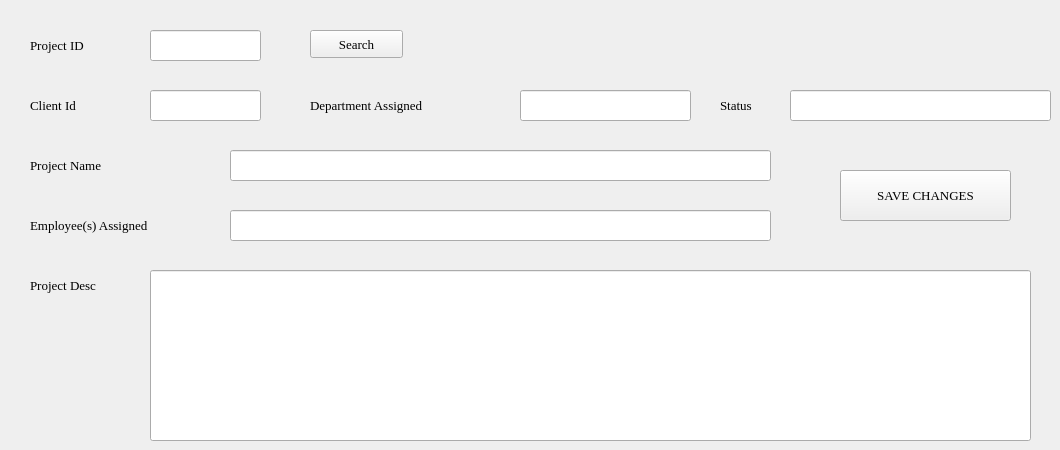
      <widget class="QWidget" name="tab_7">
       <attribute name="title">
        <string>Search and Edit Project</string>
       </attribute>
       <widget class="QLabel" name="label_41">
        <property name="geometry">
         <rect>
          <x>30</x>
          <y>30</y>
          <width>91</width>
          <height>31</height>
         </rect>
        </property>
        <property name="font">
         <font>
          <family>Georgia</family>
          <pointsize>10</pointsize>
         </font>
        </property>
        <property name="text">
         <string>Project ID</string>
        </property>
       </widget>
       <widget class="QLineEdit" name="lineEdit_39">
        <property name="geometry">
         <rect>
          <x>150</x>
          <y>30</y>
          <width>111</width>
          <height>31</height>
         </rect>
        </property>
        <property name="font">
         <font>
          <family>Georgia</family>
          <pointsize>10</pointsize>
         </font>
        </property>
        <property name="text">
         <string/>
        </property>
       </widget>
       <widget class="QPushButton" name="pushButton_3">
        <property name="geometry">
         <rect>
          <x>310</x>
          <y>30</y>
          <width>93</width>
          <height>28</height>
         </rect>
        </property>
        <property name="font">
         <font>
          <family>Georgia</family>
          <pointsize>10</pointsize>
         </font>
        </property>
        <property name="text">
         <string>Search</string>
        </property>
       </widget>
       <widget class="QLineEdit" name="lineEdit_60">
        <property name="geometry">
         <rect>
          <x>150</x>
          <y>90</y>
          <width>111</width>
          <height>31</height>
         </rect>
        </property>
        <property name="font">
         <font>
          <family>Georgia</family>
          <pointsize>10</pointsize>
         </font>
        </property>
        <property name="text">
         <string/>
        </property>
       </widget>
       <widget class="QLabel" name="label_63">
        <property name="geometry">
         <rect>
          <x>30</x>
          <y>90</y>
          <width>91</width>
          <height>31</height>
         </rect>
        </property>
        <property name="font">
         <font>
          <family>Georgia</family>
          <pointsize>10</pointsize>
         </font>
        </property>
        <property name="text">
         <string>Client Id</string>
        </property>
       </widget>
       <widget class="QLineEdit" name="lineEdit_61">
        <property name="geometry">
         <rect>
          <x>230</x>
          <y>150</y>
          <width>541</width>
          <height>31</height>
         </rect>
        </property>
        <property name="font">
         <font>
          <family>Georgia</family>
          <pointsize>10</pointsize>
         </font>
        </property>
        <property name="text">
         <string/>
        </property>
       </widget>
       <widget class="QLabel" name="label_64">
        <property name="geometry">
         <rect>
          <x>30</x>
          <y>150</y>
          <width>111</width>
          <height>31</height>
         </rect>
        </property>
        <property name="font">
         <font>
          <family>Georgia</family>
          <pointsize>10</pointsize>
         </font>
        </property>
        <property name="text">
         <string>Project Name</string>
        </property>
       </widget>
       <widget class="QLineEdit" name="lineEdit_62">
        <property name="geometry">
         <rect>
          <x>520</x>
          <y>90</y>
          <width>171</width>
          <height>31</height>
         </rect>
        </property>
        <property name="font">
         <font>
          <family>Georgia</family>
          <pointsize>10</pointsize>
         </font>
        </property>
        <property name="text">
         <string/>
        </property>
       </widget>
       <widget class="QLabel" name="label_65">
        <property name="geometry">
         <rect>
          <x>310</x>
          <y>90</y>
          <width>181</width>
          <height>31</height>
         </rect>
        </property>
        <property name="font">
         <font>
          <family>Georgia</family>
          <pointsize>10</pointsize>
         </font>
        </property>
        <property name="text">
         <string>Department Assigned</string>
        </property>
       </widget>
       <widget class="QLabel" name="label_66">
        <property name="geometry">
         <rect>
          <x>30</x>
          <y>270</y>
          <width>111</width>
          <height>31</height>
         </rect>
        </property>
        <property name="font">
         <font>
          <family>Georgia</family>
          <pointsize>10</pointsize>
         </font>
        </property>
        <property name="text">
         <string>Project Desc</string>
        </property>
       </widget>
       <widget class="QLineEdit" name="lineEdit_63">
        <property name="geometry">
         <rect>
          <x>150</x>
          <y>270</y>
          <width>881</width>
          <height>171</height>
         </rect>
        </property>
        <property name="font">
         <font>
          <family>Georgia</family>
          <pointsize>10</pointsize>
         </font>
        </property>
        <property name="text">
         <string/>
        </property>
       </widget>
       <widget class="QLabel" name="label_67">
        <property name="geometry">
         <rect>
          <x>30</x>
          <y>210</y>
          <width>181</width>
          <height>31</height>
         </rect>
        </property>
        <property name="font">
         <font>
          <family>Georgia</family>
          <pointsize>10</pointsize>
         </font>
        </property>
        <property name="text">
         <string>Employee(s) Assigned</string>
        </property>
       </widget>
       <widget class="QLabel" name="label_68">
        <property name="geometry">
         <rect>
          <x>720</x>
          <y>90</y>
          <width>61</width>
          <height>31</height>
         </rect>
        </property>
        <property name="font">
         <font>
          <family>Georgia</family>
          <pointsize>10</pointsize>
         </font>
        </property>
        <property name="text">
         <string>Status</string>
        </property>
       </widget>
       <widget class="QLineEdit" name="lineEdit_64">
        <property name="geometry">
         <rect>
          <x>790</x>
          <y>90</y>
          <width>261</width>
          <height>31</height>
         </rect>
        </property>
        <property name="font">
         <font>
          <family>Georgia</family>
          <pointsize>10</pointsize>
         </font>
        </property>
        <property name="text">
         <string/>
        </property>
       </widget>
       <widget class="QLineEdit" name="lineEdit_65">
        <property name="geometry">
         <rect>
          <x>230</x>
          <y>210</y>
          <width>541</width>
          <height>31</height>
         </rect>
        </property>
        <property name="font">
         <font>
          <family>Georgia</family>
          <pointsize>10</pointsize>
         </font>
        </property>
        <property name="text">
         <string/>
        </property>
       </widget>
       <widget class="QPushButton" name="pushButton_6">
        <property name="geometry">
         <rect>
          <x>840</x>
          <y>170</y>
          <width>171</width>
          <height>51</height>
         </rect>
        </property>
        <property name="font">
         <font>
          <family>Georgia</family>
          <pointsize>10</pointsize>
         </font>
        </property>
        <property name="text">
         <string>SAVE CHANGES</string>
        </property>
       </widget>
      </widget>
